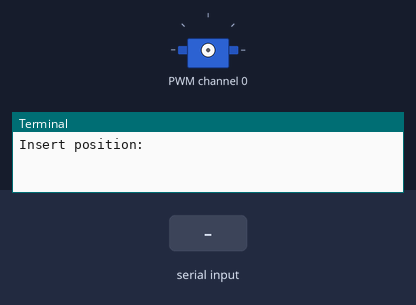
Bench run of a program on a simulated Raspberry Pi (BCM pin numbers). Parts: servo, the last lines printed to the terminal. The inputs (shaded band) are chosen by the test bench. Servo angles are drawn from the pulse width (0.5 ms = 0°, 2.5 ms = 180°).

Above: at 1.2 s.
1.3 s: "A" typed at the terminal, then Enter
At 1.45 s:
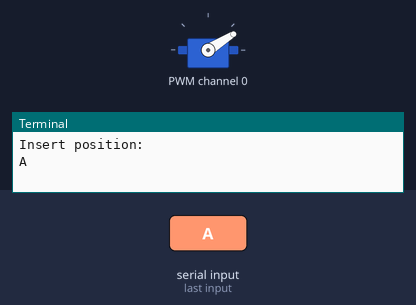
4.3 s: "90" typed at the terminal, then Enter
At 5.5 s:
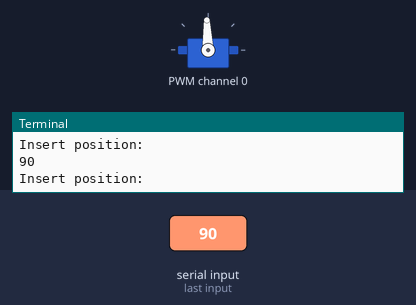
5.8 s: "200" typed at the terminal, then Enter
At 6.7 s:
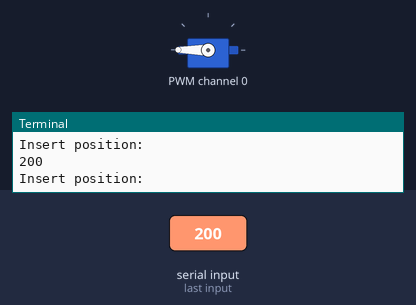
Timing chart, 0 to 8.8 s (numbered marks = the images above; inputs shaded):
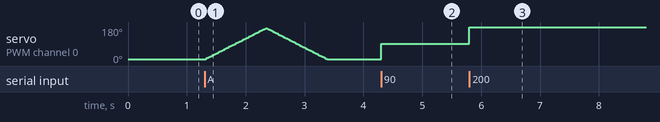

The program:

mg955_servo.py
```python
from time import sleep

# Import the PCA9685 module.
import Adafruit_PCA9685

# Initialise the PCA9685 using the default address (0x40).
pwm = Adafruit_PCA9685.PCA9685()

# Alternatively specify a different address and/or bus:
#pwm = Adafruit_PCA9685.PCA9685(address=0x41, busnum=2)

# Configure min and max servo pulse lengths
servo_min = 150  # Min pulse length out of 4096
servo_max = 600  # Max pulse length out of 4096

# Helper function to make setting a servo pulse width simpler.
def set_servo_pulse(channel, pulse):
    pulse_length = 1000000    # 1,000,000 us per second
    pulse_length //= 60       # 60 Hz
    print('{0}us per period'.format(pulse_length))
    pulse_length //= 4096     # 12 bits of resolution
    print('{0}us per bit'.format(pulse_length))
    pulse *= 1000
    pulse //= pulse_length
    pwm.set_pwm(channel, 0, pulse)

# Set frequency to 60hz, good for servos.
pwm.set_pwm_freq(60)

while 1:
    degree = input("Insert position:")
    if degree=="A":
        for i in range(servo_min,servo_max):
            pwm.set_pwm(0,0,i)
            sleep(0.001)
        for i in range(servo_max,servo_min,-1):
            pwm.set_pwm(0,0,i)
            sleep(0.001)
    else:
        i=int(int(degree)*(servo_max-servo_min)/180+servo_min)
        pwm.set_pwm(0,0,i)
```

Measured:
- after the input at 1.3 s, servo on PWM channel 0: rises from 10° to 174° in 1.0 s, then falls to 10° in 1.0 s
- after the input at 4.3 s, servo on PWM channel 0: 10° → 92° at once
- after the input at 5.8 s, servo on PWM channel 0: 92° → 180° at once
